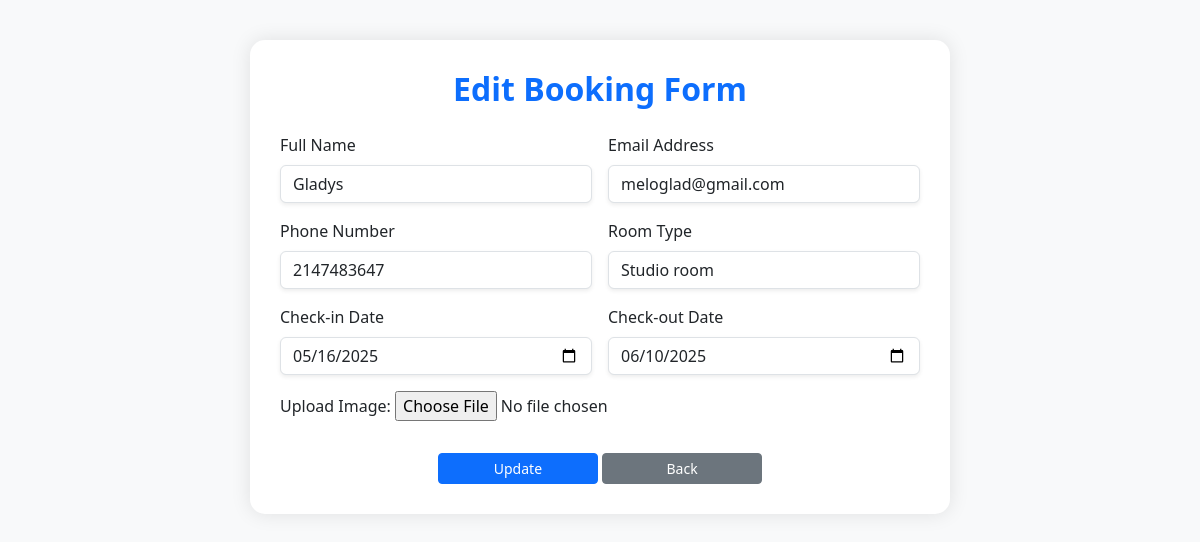
Screenshot of /edit.php?id=7 (signed in) with the database file from the repository.
### tables this page shows
CREATE TABLE `record_data` (
  `id` int(11) NOT NULL,
  `full_name` varchar(255) NOT NULL,
  `email_address` varchar(255) NOT NULL,
  `phone_number` int(11) NOT NULL,
  `room_type` varchar(255) NOT NULL,
  `check_in_date` date NOT NULL,
  `check_out_date` date NOT NULL,
  `image_file` varchar(255) NOT NULL
);

### includes/get_record_id.php (called while the page is built, shortened)
<?php
function getRecordById($conn, $id){
$sql = "SELECT * FROM record_data WHERE id = ?";
$stmt = mysqli_prepare($conn, $sql);
mysqli_stmt_bind_param($stmt, 'i', $id);
if (!mysqli_stmt_execute($stmt)) {
    die("SQL execute error: " . mysqli_stmt_error($stmt));
}
$get_result = mysqli_stmt_get_result($stmt);
$data = mysqli_fetch_assoc($get_result);
return $data;
}
?>

### edit.php (the view, shortened to what this page needs)
<?php
require_once "includes/db_connect.php";
require_once "includes/get_record_id.php";
$id = $_GET['id'];
$conn = connectDB();
if (isset($_GET['id'])) {
$data = getRecordById($conn, $id);
if($data){
  $filename = $data['image_file'];
}
} else {
  echo require_once "includes/invalid_request.php";
  exit;
}
?>
<!DOCTYPE html>
<html lang="en">
<head>
  <link href="https://cdn.jsdelivr.net/npm/bootstrap@5.3.6/dist/css/bootstrap.min.css" rel="stylesheet" />
</head>
<body>
  <div class="container">
    <div class="form-card">
      <h2 class="form-title">Edit Booking Form</h2>
      <form method="POST" enctype="multipart/form-data">
        <div class="row g-3">
          <div class="col-md-6">
            <label class="form-label">Full Name</label>
            <input type="text" name="full_name" value="<?= $data['full_name'] ?>" class="form-control shadow-sm" required>
          </div>
          <div class="col-md-6">
            <label class="form-label">Email Address</label>
            <input type="email" name="email_address" value="<?= $data['email_address'] ?>" class="form-control shadow-sm" required>
          </div>
          <div class="col-md-6">
            <label class="form-label">Phone Number</label>
            <input type="tel" name="phone_number" value="<?= $data['phone_number'] ?>" class="form-control shadow-sm" required>
          </div>
          <div class="col-md-6">
            <label class="form-label">Room Type</label>
            <input class="form-control shadow-sm" name="room_type" value="<?= $data['room_type'] ?>" list="roomTypes" placeholder="Type to search..." required>
          </div>
          <div class="col-md-6">
            <label class="form-label">Check-in Date</label>
            <input type="date" name="check_in_date" value="<?= $data['check_in_date'] ?>" class="form-control shadow-sm" required>
          </div>
          <div class="col-md-6">
            <label class="form-label">Check-out Date</label>
            <input type="date" name="check_out_date" value="<?= $data['check_out_date'] ?>" class="form-control shadow-sm" required>
          </div>
<div class="col-12">
            <label for="file">Upload Image:</label>
            <input type="file"  name="file" id="file" accept="image/*" onchange="checkImageResolution(event);" value="<?= $filename ?>">
          </div>
        <div class="text-center">
          <button type="submit" name="update" class="btn btn-primary btn-sm w-25">Update</button>
  <a class="btn btn-secondary btn-sm w-25 text-center" href="/index_records.php">Back</a>
</div>
          </div>
      </form>
    </div>
  </div>
</body>
</html>

### edit.php (style rules this page uses)
body { background-color: #f8f9fa; }
.form-card { max-width: 700px; margin: 40px auto; padding: 30px; border-radius: 15px; box-shadow: 0 0 20px rgba(0, 0, 0, 0.1); background-color: #fff; }
.form-title { font-weight: 600; margin-bottom: 25px; text-align: center; color: #0d6efd; }
.btn-primary { width: 100%; }

### rows the page displays
record_data: full_name "Gladys", email_address "meloglad@gmail.com", phone_number "2147483647", room_type "Studio room", check_in_date "05/16/2025", check_out_date "06/10/2025"
